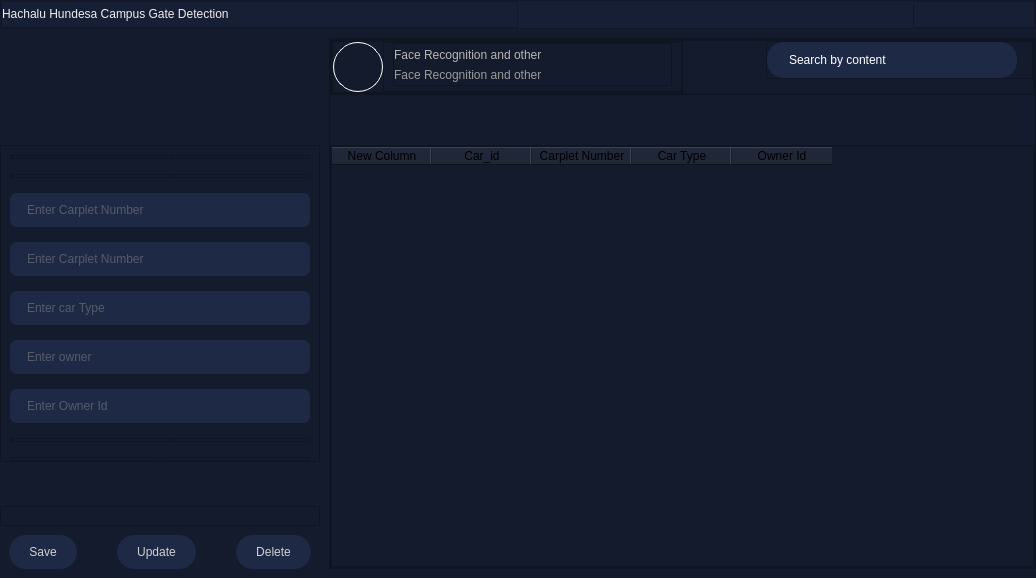
<?xml version="1.0" encoding="UTF-8"?>
<ui version="4.0">
 <class>CarRegister</class>
 <widget class="QMainWindow" name="CarRegister">
  <property name="geometry">
   <rect>
    <x>0</x>
    <y>0</y>
    <width>1036</width>
    <height>578</height>
   </rect>
  </property>
  <property name="windowTitle">
   <string>MainWindow</string>
  </property>
  <widget class="QWidget" name="centralwidget">
   <layout class="QVBoxLayout" name="verticalLayout">
    <property name="spacing">
     <number>0</number>
    </property>
    <property name="leftMargin">
     <number>0</number>
    </property>
    <property name="topMargin">
     <number>0</number>
    </property>
    <property name="rightMargin">
     <number>0</number>
    </property>
    <property name="bottomMargin">
     <number>0</number>
    </property>
    <item>
     <widget class="QWidget" name="widget" native="true">
      <layout class="QHBoxLayout" name="horizontalLayout">
       <property name="leftMargin">
        <number>0</number>
       </property>
       <property name="topMargin">
        <number>0</number>
       </property>
       <property name="rightMargin">
        <number>0</number>
       </property>
       <property name="bottomMargin">
        <number>0</number>
       </property>
       <item>
        <widget class="QFrame" name="frame_2">
         <property name="styleSheet">
          <string notr="true">background-color: rgb(23, 31, 53);</string>
         </property>
         <property name="frameShape">
          <enum>QFrame::StyledPanel</enum>
         </property>
         <property name="frameShadow">
          <enum>QFrame::Raised</enum>
         </property>
         <layout class="QHBoxLayout" name="horizontalLayout_2">
          <property name="spacing">
           <number>0</number>
          </property>
          <property name="leftMargin">
           <number>0</number>
          </property>
          <property name="topMargin">
           <number>0</number>
          </property>
          <property name="rightMargin">
           <number>0</number>
          </property>
          <property name="bottomMargin">
           <number>0</number>
          </property>
          <item>
           <widget class="QFrame" name="frame_5">
            <property name="frameShape">
             <enum>QFrame::StyledPanel</enum>
            </property>
            <property name="frameShadow">
             <enum>QFrame::Raised</enum>
            </property>
            <layout class="QHBoxLayout" name="horizontalLayout_3">
             <property name="spacing">
              <number>0</number>
             </property>
             <property name="leftMargin">
              <number>0</number>
             </property>
             <property name="topMargin">
              <number>0</number>
             </property>
             <property name="rightMargin">
              <number>0</number>
             </property>
             <property name="bottomMargin">
              <number>0</number>
             </property>
             <item alignment="Qt::AlignLeft|Qt::AlignVCenter">
              <widget class="QLabel" name="label">
               <property name="styleSheet">
                <string notr="true">color: rgb(238, 238, 238);
font: 9pt &quot;Segoe UI&quot;;</string>
               </property>
               <property name="text">
                <string>Hachalu Hundesa Campus Gate Detection</string>
               </property>
              </widget>
             </item>
            </layout>
           </widget>
          </item>
          <item alignment="Qt::AlignRight|Qt::AlignVCenter">
           <widget class="QFrame" name="frame_6">
            <property name="frameShape">
             <enum>QFrame::StyledPanel</enum>
            </property>
            <property name="frameShadow">
             <enum>QFrame::Raised</enum>
            </property>
            <layout class="QHBoxLayout" name="horizontalLayout_4">
             <property name="spacing">
              <number>0</number>
             </property>
             <property name="leftMargin">
              <number>0</number>
             </property>
             <property name="topMargin">
              <number>0</number>
             </property>
             <property name="rightMargin">
              <number>0</number>
             </property>
             <property name="bottomMargin">
              <number>0</number>
             </property>
             <item alignment="Qt::AlignHCenter|Qt::AlignVCenter">
              <widget class="QPushButton" name="pushButton_3">
               <property name="minimumSize">
                <size>
                 <width>40</width>
                 <height>25</height>
                </size>
               </property>
               <property name="styleSheet">
                <string notr="true">QPushButton{border-style:none;
}
QPushButton:hover{
background-color: rgb(50, 71, 89);
}</string>
               </property>
               <property name="text">
                <string/>
               </property>
               <property name="icon">
                <iconset>
                 <normaloff>../minimizeIcon.png</normaloff>../minimizeIcon.png</iconset>
               </property>
               <property name="iconSize">
                <size>
                 <width>14</width>
                 <height>14</height>
                </size>
               </property>
              </widget>
             </item>
             <item alignment="Qt::AlignHCenter|Qt::AlignVCenter">
              <widget class="QPushButton" name="pushButton_4">
               <property name="minimumSize">
                <size>
                 <width>40</width>
                 <height>25</height>
                </size>
               </property>
               <property name="styleSheet">
                <string notr="true">QPushButton{border-style:none;
}
QPushButton:hover{
background-color: rgb(50, 71, 89);
}</string>
               </property>
               <property name="text">
                <string/>
               </property>
               <property name="icon">
                <iconset>
                 <normaloff>../maximizeIcon.png</normaloff>../maximizeIcon.png</iconset>
               </property>
               <property name="iconSize">
                <size>
                 <width>14</width>
                 <height>14</height>
                </size>
               </property>
              </widget>
             </item>
             <item alignment="Qt::AlignHCenter|Qt::AlignVCenter">
              <widget class="QPushButton" name="pushButton_5">
               <property name="minimumSize">
                <size>
                 <width>40</width>
                 <height>25</height>
                </size>
               </property>
               <property name="styleSheet">
                <string notr="true">QPushButton{border-style:none;

}
QPushButton:hover{
background-color: rgb(187, 73, 51);
}</string>
               </property>
               <property name="text">
                <string/>
               </property>
               <property name="icon">
                <iconset>
                 <normaloff>../closeIcon.png</normaloff>../closeIcon.png</iconset>
               </property>
               <property name="iconSize">
                <size>
                 <width>12</width>
                 <height>12</height>
                </size>
               </property>
              </widget>
             </item>
            </layout>
           </widget>
          </item>
         </layout>
        </widget>
       </item>
      </layout>
     </widget>
    </item>
    <item>
     <widget class="QWidget" name="widget_2" native="true">
      <property name="sizePolicy">
       <sizepolicy hsizetype="Preferred" vsizetype="Expanding">
        <horstretch>0</horstretch>
        <verstretch>0</verstretch>
       </sizepolicy>
      </property>
      <property name="styleSheet">
       <string notr="true">background-color: rgb(20, 27, 45);</string>
      </property>
      <layout class="QHBoxLayout" name="horizontalLayout_5">
       <property name="spacing">
        <number>0</number>
       </property>
       <property name="leftMargin">
        <number>0</number>
       </property>
       <property name="topMargin">
        <number>0</number>
       </property>
       <property name="rightMargin">
        <number>0</number>
       </property>
       <property name="bottomMargin">
        <number>0</number>
       </property>
       <item alignment="Qt::AlignLeft">
        <widget class="QWidget" name="widget_3" native="true">
         <layout class="QVBoxLayout" name="verticalLayout_2">
          <property name="spacing">
           <number>0</number>
          </property>
          <property name="leftMargin">
           <number>0</number>
          </property>
          <property name="topMargin">
           <number>0</number>
          </property>
          <property name="rightMargin">
           <number>0</number>
          </property>
          <property name="bottomMargin">
           <number>0</number>
          </property>
          <item alignment="Qt::AlignTop">
           <widget class="QWidget" name="widget_5" native="true">
            <layout class="QHBoxLayout" name="horizontalLayout_6">
             <item>
              <widget class="QLabel" name="label_2">
               <property name="maximumSize">
                <size>
                 <width>100</width>
                 <height>100</height>
                </size>
               </property>
               <property name="text">
                <string/>
               </property>
               <property name="pixmap">
                <pixmap>images/carIcon.png</pixmap>
               </property>
               <property name="scaledContents">
                <bool>true</bool>
               </property>
              </widget>
             </item>
            </layout>
           </widget>
          </item>
          <item>
           <widget class="QWidget" name="widget_6" native="true">
            <layout class="QHBoxLayout" name="horizontalLayout_10">
             <property name="spacing">
              <number>0</number>
             </property>
             <property name="leftMargin">
              <number>0</number>
             </property>
             <property name="topMargin">
              <number>0</number>
             </property>
             <property name="rightMargin">
              <number>0</number>
             </property>
             <property name="bottomMargin">
              <number>0</number>
             </property>
             <item alignment="Qt::AlignLeft|Qt::AlignVCenter">
              <widget class="QFrame" name="frame_22">
               <property name="minimumSize">
                <size>
                 <width>0</width>
                 <height>200</height>
                </size>
               </property>
               <property name="frameShape">
                <enum>QFrame::StyledPanel</enum>
               </property>
               <property name="frameShadow">
                <enum>QFrame::Raised</enum>
               </property>
               <layout class="QVBoxLayout" name="verticalLayout_13">
                <property name="spacing">
                 <number>15</number>
                </property>
                <property name="leftMargin">
                 <number>9</number>
                </property>
                <property name="bottomMargin">
                 <number>0</number>
                </property>
                <item>
                 <widget class="QFrame" name="frame_9">
                  <property name="frameShape">
                   <enum>QFrame::StyledPanel</enum>
                  </property>
                  <property name="frameShadow">
                   <enum>QFrame::Raised</enum>
                  </property>
                  <layout class="QHBoxLayout" name="horizontalLayout_7">
                   <property name="spacing">
                    <number>20</number>
                   </property>
                   <property name="leftMargin">
                    <number>0</number>
                   </property>
                   <property name="topMargin">
                    <number>0</number>
                   </property>
                   <property name="rightMargin">
                    <number>0</number>
                   </property>
                   <property name="bottomMargin">
                    <number>0</number>
                   </property>
                   <item alignment="Qt::AlignLeft|Qt::AlignTop">
                    <widget class="QFrame" name="frame_10">
                     <property name="frameShape">
                      <enum>QFrame::StyledPanel</enum>
                     </property>
                     <property name="frameShadow">
                      <enum>QFrame::Raised</enum>
                     </property>
                     <layout class="QVBoxLayout" name="verticalLayout_3">
                      <property name="spacing">
                       <number>15</number>
                      </property>
                      <property name="leftMargin">
                       <number>0</number>
                      </property>
                      <property name="topMargin">
                       <number>0</number>
                      </property>
                      <property name="rightMargin">
                       <number>0</number>
                      </property>
                      <property name="bottomMargin">
                       <number>0</number>
                      </property>
                     </layout>
                    </widget>
                   </item>
                   <item alignment="Qt::AlignLeft">
                    <widget class="QFrame" name="frame_11">
                     <property name="frameShape">
                      <enum>QFrame::StyledPanel</enum>
                     </property>
                     <property name="frameShadow">
                      <enum>QFrame::Raised</enum>
                     </property>
                     <layout class="QVBoxLayout" name="verticalLayout_5">
                      <property name="spacing">
                       <number>15</number>
                      </property>
                      <property name="leftMargin">
                       <number>0</number>
                      </property>
                      <property name="topMargin">
                       <number>0</number>
                      </property>
                      <property name="rightMargin">
                       <number>0</number>
                      </property>
                      <property name="bottomMargin">
                       <number>0</number>
                      </property>
                     </layout>
                    </widget>
                   </item>
                  </layout>
                 </widget>
                </item>
                <item alignment="Qt::AlignTop">
                 <widget class="QFrame" name="frame_7">
                  <property name="frameShape">
                   <enum>QFrame::StyledPanel</enum>
                  </property>
                  <property name="frameShadow">
                   <enum>QFrame::Raised</enum>
                  </property>
                  <layout class="QHBoxLayout" name="horizontalLayout_8">
                   <property name="spacing">
                    <number>20</number>
                   </property>
                   <property name="leftMargin">
                    <number>0</number>
                   </property>
                   <property name="topMargin">
                    <number>0</number>
                   </property>
                   <property name="rightMargin">
                    <number>0</number>
                   </property>
                   <property name="bottomMargin">
                    <number>0</number>
                   </property>
                   <item alignment="Qt::AlignLeft|Qt::AlignTop">
                    <widget class="QFrame" name="frame_12">
                     <property name="frameShape">
                      <enum>QFrame::StyledPanel</enum>
                     </property>
                     <property name="frameShadow">
                      <enum>QFrame::Raised</enum>
                     </property>
                     <layout class="QVBoxLayout" name="verticalLayout_6">
                      <property name="spacing">
                       <number>15</number>
                      </property>
                      <property name="leftMargin">
                       <number>0</number>
                      </property>
                      <property name="topMargin">
                       <number>0</number>
                      </property>
                      <property name="rightMargin">
                       <number>0</number>
                      </property>
                      <property name="bottomMargin">
                       <number>0</number>
                      </property>
                     </layout>
                    </widget>
                   </item>
                   <item alignment="Qt::AlignLeft">
                    <widget class="QFrame" name="frame_13">
                     <property name="frameShape">
                      <enum>QFrame::StyledPanel</enum>
                     </property>
                     <property name="frameShadow">
                      <enum>QFrame::Raised</enum>
                     </property>
                     <layout class="QVBoxLayout" name="verticalLayout_7">
                      <property name="spacing">
                       <number>15</number>
                      </property>
                      <property name="leftMargin">
                       <number>0</number>
                      </property>
                      <property name="topMargin">
                       <number>0</number>
                      </property>
                      <property name="rightMargin">
                       <number>0</number>
                      </property>
                      <property name="bottomMargin">
                       <number>0</number>
                      </property>
                     </layout>
                    </widget>
                   </item>
                  </layout>
                 </widget>
                </item>
                <item>
                 <widget class="QLineEdit" name="car_id">
                  <property name="minimumSize">
                   <size>
                    <width>300</width>
                    <height>30</height>
                   </size>
                  </property>
                  <property name="maximumSize">
                   <size>
                    <width>200</width>
                    <height>16777215</height>
                   </size>
                  </property>
                  <property name="styleSheet">
                   <string notr="true">border-style:none;
background-color: rgb(30, 41, 70);
padding:9;
padding-left:15;
font: 9pt &quot;arial&quot;;
color: rgb(140, 140, 140);
border-radius:7
</string>
                  </property>
                  <property name="placeholderText">
                   <string>Enter Carplet Number</string>
                  </property>
                 </widget>
                </item>
                <item>
                 <widget class="QLineEdit" name="carple_number">
                  <property name="minimumSize">
                   <size>
                    <width>300</width>
                    <height>30</height>
                   </size>
                  </property>
                  <property name="maximumSize">
                   <size>
                    <width>200</width>
                    <height>16777215</height>
                   </size>
                  </property>
                  <property name="styleSheet">
                   <string notr="true">border-style:none;
background-color: rgb(30, 41, 70);
padding:9;
padding-left:15;
font: 9pt &quot;arial&quot;;
color: rgb(140, 140, 140);
border-radius:7
</string>
                  </property>
                  <property name="placeholderText">
                   <string>Enter Carplet Number</string>
                  </property>
                 </widget>
                </item>
                <item>
                 <widget class="QLineEdit" name="car_type">
                  <property name="minimumSize">
                   <size>
                    <width>300</width>
                    <height>30</height>
                   </size>
                  </property>
                  <property name="maximumSize">
                   <size>
                    <width>200</width>
                    <height>16777215</height>
                   </size>
                  </property>
                  <property name="styleSheet">
                   <string notr="true">border-style:none;
background-color: rgb(30, 41, 70);
padding:9;
padding-left:15;
font: 9pt &quot;arial&quot;;
color: rgb(140, 140, 140);
border-radius:7
</string>
                  </property>
                  <property name="placeholderText">
                   <string>Enter car Type</string>
                  </property>
                 </widget>
                </item>
                <item>
                 <widget class="QLineEdit" name="owner">
                  <property name="minimumSize">
                   <size>
                    <width>300</width>
                    <height>30</height>
                   </size>
                  </property>
                  <property name="maximumSize">
                   <size>
                    <width>200</width>
                    <height>16777215</height>
                   </size>
                  </property>
                  <property name="styleSheet">
                   <string notr="true">border-style:none;
background-color: rgb(30, 41, 70);
padding:9;
padding-left:15;
font: 9pt &quot;arial&quot;;
color: rgb(140, 140, 140);
border-radius:7
</string>
                  </property>
                  <property name="placeholderText">
                   <string>Enter owner</string>
                  </property>
                 </widget>
                </item>
                <item>
                 <widget class="QLineEdit" name="owner_id">
                  <property name="minimumSize">
                   <size>
                    <width>300</width>
                    <height>30</height>
                   </size>
                  </property>
                  <property name="maximumSize">
                   <size>
                    <width>200</width>
                    <height>16777215</height>
                   </size>
                  </property>
                  <property name="styleSheet">
                   <string notr="true">border-style:none;
background-color: rgb(30, 41, 70);
padding:9;
padding-left:15;
font: 9pt &quot;arial&quot;;
color: rgb(140, 140, 140);
border-radius:7
</string>
                  </property>
                  <property name="placeholderText">
                   <string>Enter Owner Id</string>
                  </property>
                 </widget>
                </item>
                <item>
                 <widget class="QFrame" name="frame_17">
                  <property name="frameShape">
                   <enum>QFrame::StyledPanel</enum>
                  </property>
                  <property name="frameShadow">
                   <enum>QFrame::Raised</enum>
                  </property>
                  <layout class="QHBoxLayout" name="horizontalLayout_18">
                   <property name="spacing">
                    <number>20</number>
                   </property>
                   <property name="leftMargin">
                    <number>0</number>
                   </property>
                   <property name="topMargin">
                    <number>0</number>
                   </property>
                   <property name="rightMargin">
                    <number>0</number>
                   </property>
                   <property name="bottomMargin">
                    <number>0</number>
                   </property>
                   <item alignment="Qt::AlignLeft|Qt::AlignTop">
                    <widget class="QFrame" name="frame_18">
                     <property name="frameShape">
                      <enum>QFrame::StyledPanel</enum>
                     </property>
                     <property name="frameShadow">
                      <enum>QFrame::Raised</enum>
                     </property>
                     <layout class="QVBoxLayout" name="verticalLayout_8">
                      <property name="spacing">
                       <number>15</number>
                      </property>
                      <property name="leftMargin">
                       <number>0</number>
                      </property>
                      <property name="topMargin">
                       <number>0</number>
                      </property>
                      <property name="rightMargin">
                       <number>0</number>
                      </property>
                      <property name="bottomMargin">
                       <number>0</number>
                      </property>
                     </layout>
                    </widget>
                   </item>
                   <item alignment="Qt::AlignLeft">
                    <widget class="QFrame" name="frame_23">
                     <property name="frameShape">
                      <enum>QFrame::StyledPanel</enum>
                     </property>
                     <property name="frameShadow">
                      <enum>QFrame::Raised</enum>
                     </property>
                     <layout class="QVBoxLayout" name="verticalLayout_10">
                      <property name="spacing">
                       <number>15</number>
                      </property>
                      <property name="leftMargin">
                       <number>0</number>
                      </property>
                      <property name="topMargin">
                       <number>0</number>
                      </property>
                      <property name="rightMargin">
                       <number>0</number>
                      </property>
                      <property name="bottomMargin">
                       <number>0</number>
                      </property>
                     </layout>
                    </widget>
                   </item>
                  </layout>
                 </widget>
                </item>
                <item>
                 <widget class="QFrame" name="frame_8">
                  <property name="frameShape">
                   <enum>QFrame::StyledPanel</enum>
                  </property>
                  <property name="frameShadow">
                   <enum>QFrame::Raised</enum>
                  </property>
                  <layout class="QHBoxLayout" name="horizontalLayout_9">
                   <property name="spacing">
                    <number>20</number>
                   </property>
                   <property name="leftMargin">
                    <number>0</number>
                   </property>
                   <property name="topMargin">
                    <number>0</number>
                   </property>
                   <property name="rightMargin">
                    <number>0</number>
                   </property>
                   <property name="bottomMargin">
                    <number>0</number>
                   </property>
                   <item alignment="Qt::AlignHCenter">
                    <widget class="QFrame" name="frame_15">
                     <property name="frameShape">
                      <enum>QFrame::StyledPanel</enum>
                     </property>
                     <property name="frameShadow">
                      <enum>QFrame::Raised</enum>
                     </property>
                     <layout class="QVBoxLayout" name="verticalLayout_9">
                      <property name="spacing">
                       <number>15</number>
                      </property>
                      <property name="leftMargin">
                       <number>0</number>
                      </property>
                      <property name="topMargin">
                       <number>0</number>
                      </property>
                      <property name="rightMargin">
                       <number>0</number>
                      </property>
                      <property name="bottomMargin">
                       <number>0</number>
                      </property>
                     </layout>
                    </widget>
                   </item>
                  </layout>
                 </widget>
                </item>
               </layout>
              </widget>
             </item>
            </layout>
           </widget>
          </item>
          <item alignment="Qt::AlignBottom">
           <widget class="QWidget" name="widget_7" native="true">
            <layout class="QVBoxLayout" name="verticalLayout_4">
             <property name="spacing">
              <number>0</number>
             </property>
             <property name="leftMargin">
              <number>0</number>
             </property>
             <property name="topMargin">
              <number>0</number>
             </property>
             <property name="rightMargin">
              <number>0</number>
             </property>
             <property name="bottomMargin">
              <number>0</number>
             </property>
             <item>
              <widget class="QFrame" name="frame_14">
               <property name="frameShape">
                <enum>QFrame::StyledPanel</enum>
               </property>
               <property name="frameShadow">
                <enum>QFrame::Raised</enum>
               </property>
               <layout class="QHBoxLayout" name="horizontalLayout_11"/>
              </widget>
             </item>
             <item>
              <widget class="QFrame" name="frame_16">
               <property name="styleSheet">
                <string notr="true">
border-radius:10</string>
               </property>
               <property name="frameShape">
                <enum>QFrame::StyledPanel</enum>
               </property>
               <property name="frameShadow">
                <enum>QFrame::Raised</enum>
               </property>
               <layout class="QHBoxLayout" name="horizontalLayout_13">
                <property name="spacing">
                 <number>40</number>
                </property>
                <item>
                 <widget class="QPushButton" name="save">
                  <property name="styleSheet">
                   <string notr="true">background-color: rgb(30, 41, 70);
color: rgb(208, 208, 208);
padding-left:20px;
padding-right:20px;
padding-top:10px;
padding-bottom:10px;
border-radius:17;
font: 10pt &quot;arial&quot;;</string>
                  </property>
                  <property name="text">
                   <string>Save</string>
                  </property>
                 </widget>
                </item>
                <item>
                 <widget class="QPushButton" name="pushButton_6">
                  <property name="styleSheet">
                   <string notr="true">background-color: rgb(30, 41, 70);
color: rgb(208, 208, 208);
padding-left:20px;
padding-right:20px;
padding-top:10px;
padding-bottom:10px;
border-radius:17;
font: 10pt &quot;arial&quot;;</string>
                  </property>
                  <property name="text">
                   <string>Update</string>
                  </property>
                 </widget>
                </item>
                <item>
                 <widget class="QPushButton" name="delete_2">
                  <property name="styleSheet">
                   <string notr="true">background-color: rgb(30, 41, 70);
color: rgb(208, 208, 208);
padding-left:20px;
padding-right:20px;
padding-top:10px;
padding-bottom:10px;
border-radius:17;
font: 10pt &quot;arial&quot;;</string>
                  </property>
                  <property name="text">
                   <string>Delete</string>
                  </property>
                 </widget>
                </item>
               </layout>
              </widget>
             </item>
            </layout>
           </widget>
          </item>
         </layout>
        </widget>
       </item>
       <item>
        <widget class="QWidget" name="widget_4" native="true">
         <layout class="QHBoxLayout" name="horizontalLayout_16">
          <property name="rightMargin">
           <number>0</number>
          </property>
          <item>
           <widget class="QFrame" name="frame_20">
            <property name="frameShape">
             <enum>QFrame::StyledPanel</enum>
            </property>
            <property name="frameShadow">
             <enum>QFrame::Raised</enum>
            </property>
            <layout class="QVBoxLayout" name="verticalLayout_12">
             <property name="spacing">
              <number>50</number>
             </property>
             <property name="leftMargin">
              <number>0</number>
             </property>
             <property name="topMargin">
              <number>0</number>
             </property>
             <property name="rightMargin">
              <number>0</number>
             </property>
             <property name="bottomMargin">
              <number>0</number>
             </property>
             <item alignment="Qt::AlignTop">
              <widget class="QFrame" name="frame_19">
               <property name="frameShape">
                <enum>QFrame::StyledPanel</enum>
               </property>
               <property name="frameShadow">
                <enum>QFrame::Raised</enum>
               </property>
               <layout class="QHBoxLayout" name="horizontalLayout_14">
                <property name="leftMargin">
                 <number>0</number>
                </property>
                <property name="topMargin">
                 <number>0</number>
                </property>
                <property name="rightMargin">
                 <number>0</number>
                </property>
                <property name="bottomMargin">
                 <number>0</number>
                </property>
                <item alignment="Qt::AlignTop">
                 <widget class="QFrame" name="frame_24">
                  <property name="minimumSize">
                   <size>
                    <width>0</width>
                    <height>0</height>
                   </size>
                  </property>
                  <property name="styleSheet">
                   <string notr="true">margin:0;
</string>
                  </property>
                  <property name="frameShape">
                   <enum>QFrame::StyledPanel</enum>
                  </property>
                  <property name="frameShadow">
                   <enum>QFrame::Raised</enum>
                  </property>
                  <layout class="QHBoxLayout" name="horizontalLayout_17">
                   <property name="spacing">
                    <number>0</number>
                   </property>
                   <property name="leftMargin">
                    <number>0</number>
                   </property>
                   <property name="topMargin">
                    <number>0</number>
                   </property>
                   <property name="rightMargin">
                    <number>0</number>
                   </property>
                   <property name="bottomMargin">
                    <number>0</number>
                   </property>
                   <item>
                    <widget class="QFrame" name="frame_97">
                     <property name="frameShape">
                      <enum>QFrame::StyledPanel</enum>
                     </property>
                     <property name="frameShadow">
                      <enum>QFrame::Raised</enum>
                     </property>
                     <layout class="QHBoxLayout" name="horizontalLayout_54">
                      <property name="spacing">
                       <number>0</number>
                      </property>
                      <property name="leftMargin">
                       <number>0</number>
                      </property>
                      <property name="topMargin">
                       <number>0</number>
                      </property>
                      <property name="rightMargin">
                       <number>0</number>
                      </property>
                      <property name="bottomMargin">
                       <number>0</number>
                      </property>
                      <item>
                       <widget class="QLabel" name="label_55">
                        <property name="minimumSize">
                         <size>
                          <width>50</width>
                          <height>50</height>
                         </size>
                        </property>
                        <property name="maximumSize">
                         <size>
                          <width>50</width>
                          <height>50</height>
                         </size>
                        </property>
                        <property name="styleSheet">
                         <string notr="true">border-radius:25;
border-style:solid;
border-width:1;
border-color: rgb(255, 255, 255);
padding:6;</string>
                        </property>
                        <property name="text">
                         <string/>
                        </property>
                        <property name="pixmap">
                         <pixmap>images/amboLogo.PNG</pixmap>
                        </property>
                        <property name="scaledContents">
                         <bool>true</bool>
                        </property>
                       </widget>
                      </item>
                      <item>
                       <widget class="QFrame" name="frame_93">
                        <property name="frameShape">
                         <enum>QFrame::StyledPanel</enum>
                        </property>
                        <property name="frameShadow">
                         <enum>QFrame::Raised</enum>
                        </property>
                        <layout class="QVBoxLayout" name="verticalLayout_43">
                         <property name="leftMargin">
                          <number>9</number>
                         </property>
                         <property name="topMargin">
                          <number>0</number>
                         </property>
                         <property name="bottomMargin">
                          <number>5</number>
                         </property>
                         <item>
                          <widget class="QFrame" name="frame_94">
                           <property name="minimumSize">
                            <size>
                             <width>0</width>
                             <height>0</height>
                            </size>
                           </property>
                           <property name="frameShape">
                            <enum>QFrame::StyledPanel</enum>
                           </property>
                           <property name="frameShadow">
                            <enum>QFrame::Raised</enum>
                           </property>
                           <layout class="QVBoxLayout" name="verticalLayout_46">
                            <property name="spacing">
                             <number>0</number>
                            </property>
                            <property name="leftMargin">
                             <number>0</number>
                            </property>
                            <property name="topMargin">
                             <number>0</number>
                            </property>
                            <property name="rightMargin">
                             <number>0</number>
                            </property>
                            <property name="bottomMargin">
                             <number>0</number>
                            </property>
                            <item>
                             <widget class="QLabel" name="label_35">
                              <property name="styleSheet">
                               <string notr="true">color: rgb(204, 204, 204);
font: 10pt &quot;arial black&quot;;
margin:0;
color: rgb(182, 182, 182);</string>
                              </property>
                              <property name="text">
                               <string>Face Recognition and other</string>
                              </property>
                             </widget>
                            </item>
                            <item>
                             <widget class="QLabel" name="label_51">
                              <property name="styleSheet">
                               <string notr="true">color: rgb(154, 154, 154);
font: 10pt &quot;arial&quot;;
margin:0;</string>
                              </property>
                              <property name="text">
                               <string>Face Recognition and other</string>
                              </property>
                             </widget>
                            </item>
                           </layout>
                          </widget>
                         </item>
                        </layout>
                       </widget>
                      </item>
                     </layout>
                    </widget>
                   </item>
                   <item alignment="Qt::AlignRight|Qt::AlignTop">
                    <widget class="QFrame" name="frame_83">
                     <property name="frameShape">
                      <enum>QFrame::StyledPanel</enum>
                     </property>
                     <property name="frameShadow">
                      <enum>QFrame::Raised</enum>
                     </property>
                     <layout class="QHBoxLayout" name="horizontalLayout_53">
                      <property name="spacing">
                       <number>15</number>
                      </property>
                      <property name="leftMargin">
                       <number>0</number>
                      </property>
                      <property name="topMargin">
                       <number>0</number>
                      </property>
                      <property name="rightMargin">
                       <number>15</number>
                      </property>
                      <property name="bottomMargin">
                       <number>0</number>
                      </property>
                      <item alignment="Qt::AlignRight">
                       <widget class="QLineEdit" name="lineEdit_2">
                        <property name="minimumSize">
                         <size>
                          <width>250</width>
                          <height>0</height>
                         </size>
                        </property>
                        <property name="styleSheet">
                         <string notr="true">background-color: rgb(30, 41, 70);
padding:10;
padding-left:20;
border-radius:17;
color: rgb(255, 255, 255);
border-style:none;
border-width:1;
border-color: rgb(220, 220, 220);</string>
                        </property>
                        <property name="inputMask">
                         <string/>
                        </property>
                        <property name="text">
                         <string notr="true" comment="Search by content" extracomment="Search by content">Search by content</string>
                        </property>
                        <property name="maxLength">
                         <number>32767</number>
                        </property>
                        <property name="echoMode">
                         <enum>QLineEdit::Normal</enum>
                        </property>
                       </widget>
                      </item>
                     </layout>
                    </widget>
                   </item>
                  </layout>
                 </widget>
                </item>
               </layout>
              </widget>
             </item>
             <item>
              <widget class="QFrame" name="frame_21">
               <property name="sizePolicy">
                <sizepolicy hsizetype="Expanding" vsizetype="Expanding">
                 <horstretch>0</horstretch>
                 <verstretch>0</verstretch>
                </sizepolicy>
               </property>
               <property name="frameShape">
                <enum>QFrame::StyledPanel</enum>
               </property>
               <property name="frameShadow">
                <enum>QFrame::Raised</enum>
               </property>
               <layout class="QHBoxLayout" name="horizontalLayout_15">
                <property name="spacing">
                 <number>0</number>
                </property>
                <property name="leftMargin">
                 <number>0</number>
                </property>
                <property name="topMargin">
                 <number>0</number>
                </property>
                <property name="rightMargin">
                 <number>0</number>
                </property>
                <property name="bottomMargin">
                 <number>0</number>
                </property>
                <item>
                 <widget class="QTableWidget" name="tableWidget">
                  <property name="styleSheet">
                   <string notr="true">


QHeaderView::section{
height:40px;
	
	background-color: rgb(17, 24, 40);
border-top:0px solid 4181C0;
border-bottom:0px solid 4181C0;
border-right:0px solid 4181C0;
border-left:0px solid 4181C0;
	
	
	color: rgb(255, 255, 255);
	font: 10pt &quot;arial&quot;;

}

background-color: rgb(255, 255, 255);
border:0px solid;
background-color: rgb(30, 41, 70);
border-radius:0;

color: rgb(255, 255, 255);
margin:0;
</string>
                  </property>
                  <column>
                   <property name="text">
                    <string>New Column</string>
                   </property>
                  </column>
                  <column>
                   <property name="text">
                    <string>Car_id</string>
                   </property>
                  </column>
                  <column>
                   <property name="text">
                    <string>Carplet Number</string>
                   </property>
                  </column>
                  <column>
                   <property name="text">
                    <string>Car Type</string>
                   </property>
                  </column>
                  <column>
                   <property name="text">
                    <string>Owner Id</string>
                   </property>
                  </column>
                 </widget>
                </item>
               </layout>
              </widget>
             </item>
            </layout>
           </widget>
          </item>
         </layout>
        </widget>
       </item>
      </layout>
     </widget>
    </item>
   </layout>
  </widget>
 </widget>
 <resources/>
 <connections/>
</ui>
